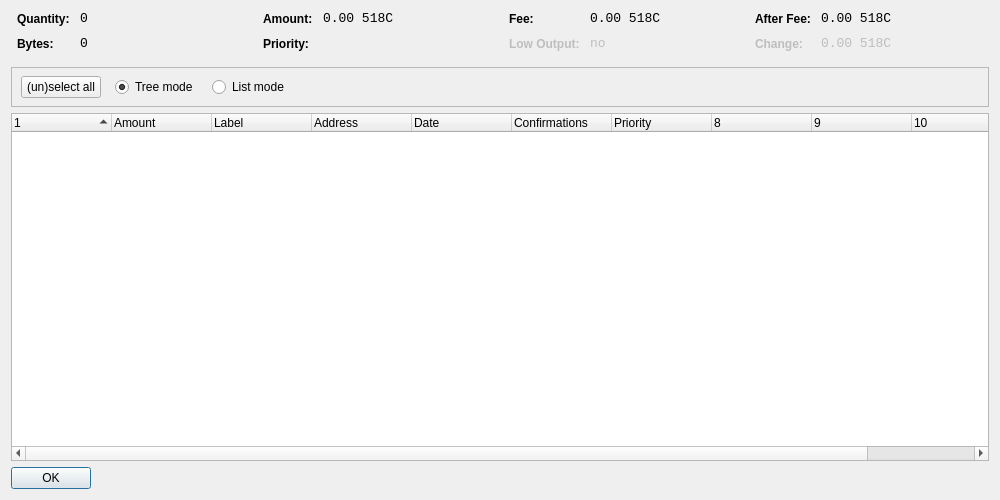
<?xml version="1.0" encoding="UTF-8"?>
<ui version="4.0">
 <class>CoinControlDialog</class>
 <widget class="QDialog" name="CoinControlDialog">
  <property name="geometry">
   <rect>
    <x>0</x>
    <y>0</y>
    <width>1000</width>
    <height>500</height>
   </rect>
  </property>
  <property name="windowTitle">
   <string>Coin Control</string>
  </property>
  <layout class="QVBoxLayout" name="verticalLayout">
   <item>
    <layout class="QHBoxLayout" name="horizontalLayoutTop" stretch="0,0,0,0">
     <property name="topMargin">
      <number>0</number>
     </property>
     <property name="bottomMargin">
      <number>10</number>
     </property>
     <item>
      <layout class="QFormLayout" name="formLayoutCoinControl1">
       <property name="horizontalSpacing">
        <number>10</number>
       </property>
       <property name="verticalSpacing">
        <number>10</number>
       </property>
       <property name="leftMargin">
        <number>6</number>
       </property>
       <property name="rightMargin">
        <number>6</number>
       </property>
       <item row="0" column="0">
        <widget class="QLabel" name="labelCoinControlQuantityText">
         <property name="styleSheet">
          <string notr="true">font-weight:bold;</string>
         </property>
         <property name="text">
          <string>Quantity:</string>
         </property>
        </widget>
       </item>
       <item row="0" column="1">
        <widget class="QLabel" name="labelCoinControlQuantity">
         <property name="font">
          <font>
           <family>Monospace</family>
           <pointsize>10</pointsize>
          </font>
         </property>
         <property name="cursor">
          <cursorShape>IBeamCursor</cursorShape>
         </property>
         <property name="contextMenuPolicy">
          <enum>Qt::ActionsContextMenu</enum>
         </property>
         <property name="text">
          <string notr="true">0</string>
         </property>
         <property name="textInteractionFlags">
          <set>Qt::LinksAccessibleByMouse|Qt::TextSelectableByKeyboard|Qt::TextSelectableByMouse</set>
         </property>
        </widget>
       </item>
       <item row="1" column="0">
        <widget class="QLabel" name="labelCoinControlBytesText">
         <property name="styleSheet">
          <string notr="true">font-weight:bold;</string>
         </property>
         <property name="text">
          <string>Bytes:</string>
         </property>
        </widget>
       </item>
       <item row="1" column="1">
        <widget class="QLabel" name="labelCoinControlBytes">
         <property name="font">
          <font>
           <family>Monospace</family>
           <pointsize>10</pointsize>
          </font>
         </property>
         <property name="cursor">
          <cursorShape>IBeamCursor</cursorShape>
         </property>
         <property name="contextMenuPolicy">
          <enum>Qt::ActionsContextMenu</enum>
         </property>
         <property name="text">
          <string notr="true">0</string>
         </property>
         <property name="textInteractionFlags">
          <set>Qt::LinksAccessibleByMouse|Qt::TextSelectableByKeyboard|Qt::TextSelectableByMouse</set>
         </property>
        </widget>
       </item>
      </layout>
     </item>
     <item>
      <layout class="QFormLayout" name="formLayoutCoinControl2">
       <property name="horizontalSpacing">
        <number>10</number>
       </property>
       <property name="verticalSpacing">
        <number>10</number>
       </property>
       <property name="leftMargin">
        <number>6</number>
       </property>
       <property name="rightMargin">
        <number>6</number>
       </property>
       <item row="0" column="0">
        <widget class="QLabel" name="labelCoinControlAmountText">
         <property name="styleSheet">
          <string notr="true">font-weight:bold;</string>
         </property>
         <property name="text">
          <string>Amount:</string>
         </property>
        </widget>
       </item>
       <item row="0" column="1">
        <widget class="QLabel" name="labelCoinControlAmount">
         <property name="font">
          <font>
           <family>Monospace</family>
           <pointsize>10</pointsize>
          </font>
         </property>
         <property name="cursor">
          <cursorShape>IBeamCursor</cursorShape>
         </property>
         <property name="contextMenuPolicy">
          <enum>Qt::ActionsContextMenu</enum>
         </property>
         <property name="text">
          <string notr="true">0.00 518C</string>
         </property>
         <property name="textInteractionFlags">
          <set>Qt::LinksAccessibleByMouse|Qt::TextSelectableByKeyboard|Qt::TextSelectableByMouse</set>
         </property>
        </widget>
       </item>
       <item row="1" column="0">
        <widget class="QLabel" name="labelCoinControlPriorityText">
         <property name="styleSheet">
          <string notr="true">font-weight:bold;</string>
         </property>
         <property name="text">
          <string>Priority:</string>
         </property>
        </widget>
       </item>
       <item row="1" column="1">
        <widget class="QLabel" name="labelCoinControlPriority">
         <property name="font">
          <font>
           <family>Monospace</family>
           <pointsize>10</pointsize>
          </font>
         </property>
         <property name="cursor">
          <cursorShape>IBeamCursor</cursorShape>
         </property>
         <property name="contextMenuPolicy">
          <enum>Qt::ActionsContextMenu</enum>
         </property>
         <property name="text">
          <string/>
         </property>
         <property name="textInteractionFlags">
          <set>Qt::LinksAccessibleByMouse|Qt::TextSelectableByKeyboard|Qt::TextSelectableByMouse</set>
         </property>
        </widget>
       </item>
      </layout>
     </item>
     <item>
      <layout class="QFormLayout" name="formLayoutCoinControl3">
       <property name="horizontalSpacing">
        <number>10</number>
       </property>
       <property name="verticalSpacing">
        <number>10</number>
       </property>
       <property name="leftMargin">
        <number>6</number>
       </property>
       <property name="rightMargin">
        <number>6</number>
       </property>
       <item row="0" column="0">
        <widget class="QLabel" name="labelCoinControlFeeText">
         <property name="styleSheet">
          <string notr="true">font-weight:bold;</string>
         </property>
         <property name="text">
          <string>Fee:</string>
         </property>
        </widget>
       </item>
       <item row="0" column="1">
        <widget class="QLabel" name="labelCoinControlFee">
         <property name="font">
          <font>
           <family>Monospace</family>
           <pointsize>10</pointsize>
          </font>
         </property>
         <property name="cursor">
          <cursorShape>IBeamCursor</cursorShape>
         </property>
         <property name="contextMenuPolicy">
          <enum>Qt::ActionsContextMenu</enum>
         </property>
         <property name="text">
          <string notr="true">0.00 518C</string>
         </property>
         <property name="textInteractionFlags">
          <set>Qt::LinksAccessibleByMouse|Qt::TextSelectableByKeyboard|Qt::TextSelectableByMouse</set>
         </property>
        </widget>
       </item>
       <item row="1" column="0">
        <widget class="QLabel" name="labelCoinControlLowOutputText">
         <property name="enabled">
          <bool>false</bool>
         </property>
         <property name="styleSheet">
          <string notr="true">font-weight:bold;</string>
         </property>
         <property name="text">
          <string>Low Output:</string>
         </property>
        </widget>
       </item>
       <item row="1" column="1">
        <widget class="QLabel" name="labelCoinControlLowOutput">
         <property name="enabled">
          <bool>false</bool>
         </property>
         <property name="font">
          <font>
           <family>Monospace</family>
           <pointsize>10</pointsize>
          </font>
         </property>
         <property name="cursor">
          <cursorShape>IBeamCursor</cursorShape>
         </property>
         <property name="contextMenuPolicy">
          <enum>Qt::ActionsContextMenu</enum>
         </property>
         <property name="text">
          <string notr="true">no</string>
         </property>
         <property name="textInteractionFlags">
          <set>Qt::LinksAccessibleByMouse|Qt::TextSelectableByKeyboard|Qt::TextSelectableByMouse</set>
         </property>
        </widget>
       </item>
      </layout>
     </item>
     <item>
      <layout class="QFormLayout" name="formLayoutCoinControl4">
       <property name="horizontalSpacing">
        <number>10</number>
       </property>
       <property name="verticalSpacing">
        <number>10</number>
       </property>
       <property name="leftMargin">
        <number>6</number>
       </property>
       <property name="rightMargin">
        <number>6</number>
       </property>
       <item row="0" column="0">
        <widget class="QLabel" name="labelCoinControlAfterFeeText">
         <property name="styleSheet">
          <string notr="true">font-weight:bold;</string>
         </property>
         <property name="text">
          <string>After Fee:</string>
         </property>
        </widget>
       </item>
       <item row="0" column="1">
        <widget class="QLabel" name="labelCoinControlAfterFee">
         <property name="font">
          <font>
           <family>Monospace</family>
           <pointsize>10</pointsize>
          </font>
         </property>
         <property name="cursor">
          <cursorShape>IBeamCursor</cursorShape>
         </property>
         <property name="contextMenuPolicy">
          <enum>Qt::ActionsContextMenu</enum>
         </property>
         <property name="text">
          <string notr="true">0.00 518C</string>
         </property>
         <property name="textInteractionFlags">
          <set>Qt::LinksAccessibleByMouse|Qt::TextSelectableByKeyboard|Qt::TextSelectableByMouse</set>
         </property>
        </widget>
       </item>
       <item row="1" column="0">
        <widget class="QLabel" name="labelCoinControlChangeText">
         <property name="enabled">
          <bool>false</bool>
         </property>
         <property name="styleSheet">
          <string notr="true">font-weight:bold;</string>
         </property>
         <property name="text">
          <string>Change:</string>
         </property>
        </widget>
       </item>
       <item row="1" column="1">
        <widget class="QLabel" name="labelCoinControlChange">
         <property name="enabled">
          <bool>false</bool>
         </property>
         <property name="font">
          <font>
           <family>Monospace</family>
           <pointsize>10</pointsize>
          </font>
         </property>
         <property name="cursor">
          <cursorShape>IBeamCursor</cursorShape>
         </property>
         <property name="contextMenuPolicy">
          <enum>Qt::ActionsContextMenu</enum>
         </property>
         <property name="text">
          <string notr="true">0.00 518C</string>
         </property>
         <property name="textInteractionFlags">
          <set>Qt::LinksAccessibleByMouse|Qt::TextSelectableByKeyboard|Qt::TextSelectableByMouse</set>
         </property>
        </widget>
       </item>
      </layout>
     </item>
    </layout>
   </item>
   <item>
    <widget class="QFrame" name="frame">
     <property name="minimumSize">
      <size>
       <width>0</width>
       <height>40</height>
      </size>
     </property>
     <property name="frameShape">
      <enum>QFrame::StyledPanel</enum>
     </property>
     <property name="frameShadow">
      <enum>QFrame::Sunken</enum>
     </property>
     <widget class="QWidget" name="horizontalLayoutWidget">
      <property name="geometry">
       <rect>
        <x>10</x>
        <y>0</y>
        <width>781</width>
        <height>41</height>
       </rect>
      </property>
      <layout class="QHBoxLayout" name="horizontalLayoutPanel" stretch="0,0,0,0,0">
       <property name="spacing">
        <number>14</number>
       </property>
       <item>
        <widget class="QPushButton" name="pushButtonSelectAll">
         <property name="sizePolicy">
          <sizepolicy hsizetype="Maximum" vsizetype="Fixed">
           <horstretch>0</horstretch>
           <verstretch>0</verstretch>
          </sizepolicy>
         </property>
         <property name="text">
          <string>(un)select all</string>
         </property>
        </widget>
       </item>
       <item>
        <widget class="QRadioButton" name="radioTreeMode">
         <property name="sizePolicy">
          <sizepolicy hsizetype="Maximum" vsizetype="Fixed">
           <horstretch>0</horstretch>
           <verstretch>0</verstretch>
          </sizepolicy>
         </property>
         <property name="text">
          <string>Tree mode</string>
         </property>
         <property name="checked">
          <bool>true</bool>
         </property>
        </widget>
       </item>
       <item>
        <widget class="QRadioButton" name="radioListMode">
         <property name="sizePolicy">
          <sizepolicy hsizetype="Maximum" vsizetype="Fixed">
           <horstretch>0</horstretch>
           <verstretch>0</verstretch>
          </sizepolicy>
         </property>
         <property name="text">
          <string>List mode</string>
         </property>
        </widget>
       </item>
       <item>
        <spacer name="horizontalSpacer">
         <property name="orientation">
          <enum>Qt::Horizontal</enum>
         </property>
         <property name="sizeHint" stdset="0">
          <size>
           <width>40</width>
           <height>20</height>
          </size>
         </property>
        </spacer>
       </item>
      </layout>
     </widget>
    </widget>
   </item>
   <item>
    <widget class="CoinControlTreeWidget" name="treeWidget">
     <property name="contextMenuPolicy">
      <enum>Qt::CustomContextMenu</enum>
     </property>
     <property name="sortingEnabled">
      <bool>false</bool>
     </property>
     <property name="columnCount">
      <number>11</number>
     </property>
     <attribute name="headerShowSortIndicator" stdset="0">
      <bool>true</bool>
     </attribute>
     <attribute name="headerStretchLastSection">
      <bool>false</bool>
     </attribute>
     <column>
      <property name="text">
       <string/>
      </property>
     </column>
     <column>
      <property name="text">
       <string>Amount</string>
      </property>
     </column>
     <column>
      <property name="text">
       <string>Label</string>
      </property>
     </column>
     <column>
      <property name="text">
       <string>Address</string>
      </property>
     </column>
     <column>
      <property name="text">
       <string>Date</string>
      </property>
     </column>
     <column>
      <property name="text">
       <string>Confirmations</string>
      </property>
      <property name="toolTip">
       <string>Confirmed</string>
      </property>
     </column>
     <column>
      <property name="text">
       <string>Priority</string>
      </property>
     </column>
     <column>
      <property name="text">
       <string/>
      </property>
     </column>
     <column>
      <property name="text">
       <string/>
      </property>
     </column>
     <column>
      <property name="text">
       <string/>
      </property>
     </column>
     <column>
      <property name="text">
       <string/>
      </property>
     </column>
    </widget>
   </item>
   <item>
    <widget class="QDialogButtonBox" name="buttonBox">
     <property name="sizePolicy">
      <sizepolicy hsizetype="Maximum" vsizetype="Fixed">
       <horstretch>0</horstretch>
       <verstretch>0</verstretch>
      </sizepolicy>
     </property>
     <property name="orientation">
      <enum>Qt::Horizontal</enum>
     </property>
     <property name="standardButtons">
      <set>QDialogButtonBox::Ok</set>
     </property>
    </widget>
   </item>
  </layout>
 </widget>
 <customwidgets>
  <customwidget>
   <class>CoinControlTreeWidget</class>
   <extends>QTreeWidget</extends>
   <header>coincontroltreewidget.h</header>
  </customwidget>
 </customwidgets>
 <resources/>
 <connections/>
</ui>
